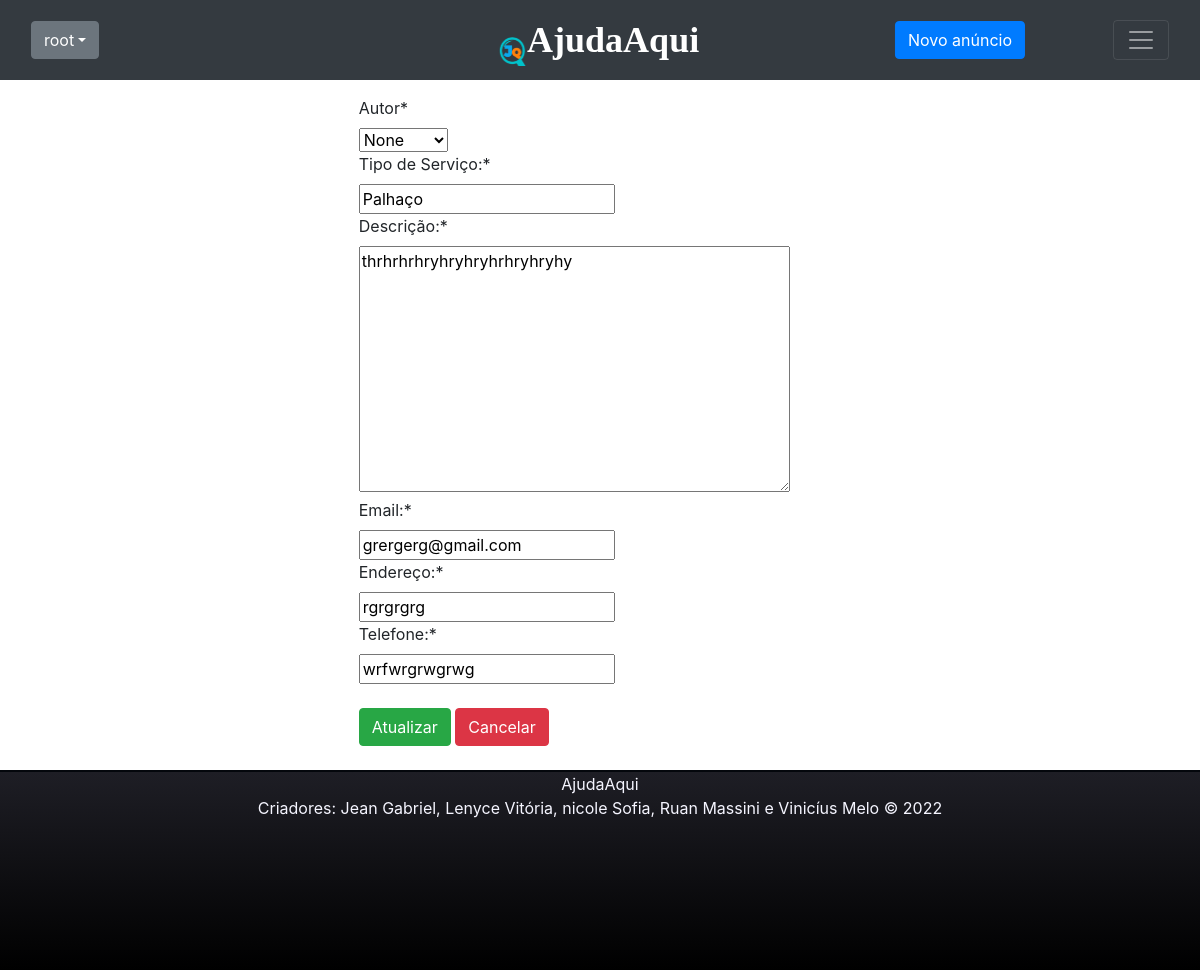
/edit/9/ (signed in), run on the app's committed database.
### anuncio/models.py (models this page shows, shortened)
class Anuncio(models.Model):
    autor = models.ForeignKey(User,  on_delete=models.CASCADE)
    tipoSv = models.CharField(max_length=200, verbose_name='Tipo de Serviço:')
    descSv = models.TextField(verbose_name='Descrição:')
    data_publicacao = models.DateTimeField(auto_now_add=True)
    email = models.EmailField(verbose_name='Email:')
    endereco = models.CharField(max_length=50, verbose_name='Endereço:')
    telefone = models.CharField(max_length=20, verbose_name='Telefone:')

### anuncio/views.py (the view)
# urls.py: path('edit/<int:pk>/', views.AnuncioEdit.as_view(template_name="anuncio/anuncio_updated.html"), name='anuncioEdit'),
class AnuncioEdit(GroupRequiredMixin, LoginRequiredMixin, UpdateView):
    login_url = reverse_lazy('login')
    group_required = [u"Admin", u"User"]
    model = Anuncio
    fields = '__all__'
    success_url: reverse_lazy('anuncio:anuncioList')

### anuncio/templates/anuncio/anuncio_updated.html (shortened to what this page needs)
{% extends 'anuncio/base.html' %}
{% load crispy_forms_tags %}
{% block content %}
      <br>
     <div class="row" style="align-content: center;">
        <div class="col-md-5 mx-auto">
            <form action="" method="POST" >
                {{ form|crispy }}
                <br>
                <button type="submit" class="btn btn-success">Atualizar</button>
                <input type="reset" class="btn btn-danger" onclick="location.href = '{% url 'anuncio:anuncioList' %}'", value="Cancelar">
            </form>
        </div>
    </div>
    <br>
{% endblock %}

### anuncio/templates/anuncio/base.html (shortened to what this page needs)
<!DOCTYPE html>
{% load static %}
<html lang="pt-br">
<head>
    <link href="https://cdn.jsdelivr.net/npm/bootstrap@5.2.2/dist/css/bootstrap.min.css" rel="stylesheet"
>
    <link rel="stylesheet" href="https://cdn.jsdelivr.net/npm/bootstrap@4.6.2/dist/css/bootstrap.min.css"
>
    <link rel="stylesheet" href="{% static 'css/anuncio.css' %}">
</head>
<body>
    {% if request.user.is_authenticated %}
    <nav class="navbar navbar-dark bg-dark fixed-top">
        <div class="container-fluid">
            <div class="dropdown">
                <a class="btn btn-secondary dropdown-toggle" href="#" role="button" data-bs-toggle="dropdown"
                    aria-expanded="false">{{ request.user }}</a>
            </div>
            {% endif %}
            {% if request.user.is_authenticated %}
            <a class="navbar-brand" href="/" style="color:rgb(255, 255, 255)">
                <img src="{% static 'img/ajuda.png' %}" alt="Logo" width="30" height="32"
                    class="d-inline-block align-text-top"><strong
                    style="font-size: 36px; font-family: Lucida Sans;">AjudaAqui</strong></a>
            <div class="centralizar">
                <a href="{% url 'anuncio:anuncioCreate' %}" class="btn btn-primary">Novo anúncio</a>
            </div>
            <button class="navbar-toggler" type="button" data-bs-toggle="offcanvas"
                data-bs-target="#offcanvasDarkNavbar" aria-controls="offcanvasDarkNavbar">
                <span class="navbar-toggler-icon"></span>
            </button>
        </div>
    </nav>
    {% endif %}
    <br>
    <br>
    <br>
    <div class="meio">
        {% block content %}
        {% endblock %}
    </div>
    {% if request.user.is_authenticated %}
    <div class="rodape">
        <footer>
            <p>AjudaAqui<br>Criadores: Jean Gabriel, Lenyce Vitória, nicole Sofia, Ruan Massini e Vinicíus Melo &copy; 2022</p>
        </footer>
    </div>
    {% endif %}
</body>
</html>

### anuncio/static/CSS/anuncio.css (style rules this page uses)
.navbar-brand { font-family: 'Times New Roman' }
.centralizar { position:absolute; top:50%; left:80%; transform: translate(-50%, -50%); }
.row { align-content: center; }
.rodape { background-image: linear-gradient(to bottom, rgb(30, 30, 37), black); height: 200px; border-top: 2px solid rgb(4, 7, 12); }
footer p { color: #f5f5ff; text-align: center; top: 500%; position: relative; }

### data on the page
Anuncio: autor "None", tipoSv "Palhaço", descSv "thrhrhrhryhryhryhrhryhryhy", email "grergerg@gmail.com", endereco "rgrgrgrg", telefone "wrfwrgrwgrwg"

### other printed values
{{ request.user }} "root"
